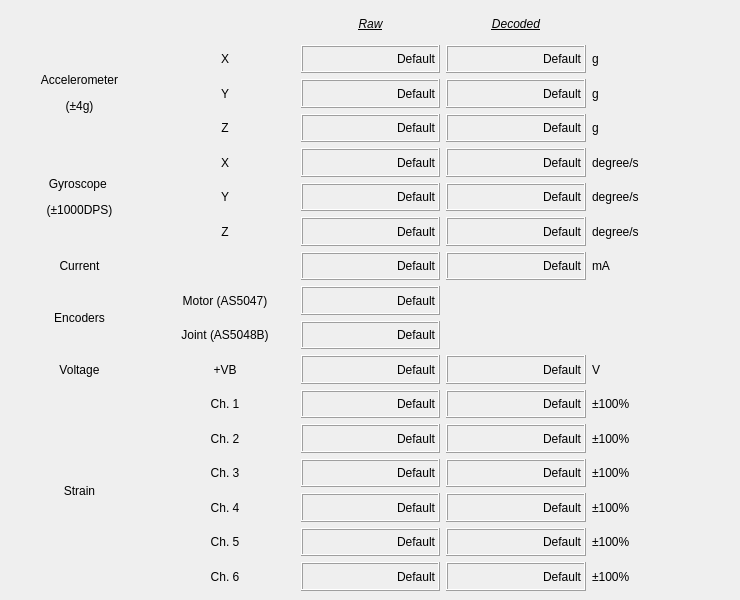
    <widget class="QWidget" name="stream_ricnu">
     <attribute name="title">
      <string>RIC/NU Knee</string>
     </attribute>
     <widget class="QWidget" name="gridLayoutWidget_10">
      <property name="geometry">
       <rect>
        <x>10</x>
        <y>10</y>
        <width>721</width>
        <height>581</height>
       </rect>
      </property>
      <layout class="QGridLayout" name="gridLayout_11">
       <item row="14" column="2">
        <widget class="QLabel" name="ricnu_strain_ch4">
         <property name="autoFillBackground">
          <bool>false</bool>
         </property>
         <property name="frameShape">
          <enum>QFrame::Box</enum>
         </property>
         <property name="frameShadow">
          <enum>QFrame::Raised</enum>
         </property>
         <property name="lineWidth">
          <number>1</number>
         </property>
         <property name="text">
          <string>Default</string>
         </property>
         <property name="alignment">
          <set>Qt::AlignRight|Qt::AlignTrailing|Qt::AlignVCenter</set>
         </property>
        </widget>
       </item>
       <item row="12" column="3">
        <widget class="QLabel" name="ricnu_strain_ch2_d">
         <property name="autoFillBackground">
          <bool>false</bool>
         </property>
         <property name="frameShape">
          <enum>QFrame::Box</enum>
         </property>
         <property name="frameShadow">
          <enum>QFrame::Raised</enum>
         </property>
         <property name="lineWidth">
          <number>1</number>
         </property>
         <property name="text">
          <string>Default</string>
         </property>
         <property name="alignment">
          <set>Qt::AlignRight|Qt::AlignTrailing|Qt::AlignVCenter</set>
         </property>
        </widget>
       </item>
       <item row="2" column="4">
        <widget class="QLabel" name="label_imu_a_y_2">
         <property name="text">
          <string>g</string>
         </property>
        </widget>
       </item>
       <item row="11" column="1">
        <widget class="QLabel" name="label_84">
         <property name="layoutDirection">
          <enum>Qt::LeftToRight</enum>
         </property>
         <property name="text">
          <string>Ch. 1</string>
         </property>
         <property name="alignment">
          <set>Qt::AlignCenter</set>
         </property>
        </widget>
       </item>
       <item row="10" column="0">
        <widget class="QLabel" name="label_93">
         <property name="layoutDirection">
          <enum>Qt::LeftToRight</enum>
         </property>
         <property name="text">
          <string>Voltage</string>
         </property>
         <property name="alignment">
          <set>Qt::AlignCenter</set>
         </property>
        </widget>
       </item>
       <item row="1" column="4">
        <widget class="QLabel" name="label_imu_a_x_2">
         <property name="text">
          <string>&lt;html&gt;&lt;head/&gt;&lt;body&gt;&lt;p&gt;g&lt;/p&gt;&lt;/body&gt;&lt;/html&gt;</string>
         </property>
        </widget>
       </item>
       <item row="7" column="4">
        <widget class="QLabel" name="label_74">
         <property name="text">
          <string>mA</string>
         </property>
        </widget>
       </item>
       <item row="7" column="3">
        <widget class="QLabel" name="ricnu_current_d">
         <property name="autoFillBackground">
          <bool>false</bool>
         </property>
         <property name="frameShape">
          <enum>QFrame::Box</enum>
         </property>
         <property name="frameShadow">
          <enum>QFrame::Raised</enum>
         </property>
         <property name="lineWidth">
          <number>1</number>
         </property>
         <property name="text">
          <string>Default</string>
         </property>
         <property name="alignment">
          <set>Qt::AlignRight|Qt::AlignTrailing|Qt::AlignVCenter</set>
         </property>
        </widget>
       </item>
       <item row="1" column="0" rowspan="3">
        <widget class="QLabel" name="label_76">
         <property name="layoutDirection">
          <enum>Qt::LeftToRight</enum>
         </property>
         <property name="text">
          <string>&lt;html&gt;&lt;head/&gt;&lt;body&gt;&lt;p&gt;Accelerometer&lt;/p&gt;&lt;p&gt;(±4g)&lt;/p&gt;&lt;/body&gt;&lt;/html&gt;</string>
         </property>
         <property name="alignment">
          <set>Qt::AlignCenter</set>
         </property>
        </widget>
       </item>
       <item row="5" column="4">
        <widget class="QLabel" name="label_imu_g_y_2">
         <property name="text">
          <string>degree/s</string>
         </property>
        </widget>
       </item>
       <item row="4" column="0" rowspan="3">
        <widget class="QLabel" name="label_81">
         <property name="layoutDirection">
          <enum>Qt::LeftToRight</enum>
         </property>
         <property name="text">
          <string>&lt;html&gt;&lt;head/&gt;&lt;body&gt;&lt;p&gt;Gyroscope &lt;/p&gt;&lt;p&gt;(±1000DPS)&lt;/p&gt;&lt;/body&gt;&lt;/html&gt;</string>
         </property>
         <property name="alignment">
          <set>Qt::AlignCenter</set>
         </property>
        </widget>
       </item>
       <item row="4" column="1">
        <widget class="QLabel" name="label_80">
         <property name="text">
          <string>X</string>
         </property>
         <property name="alignment">
          <set>Qt::AlignCenter</set>
         </property>
        </widget>
       </item>
       <item row="2" column="1">
        <widget class="QLabel" name="label_83">
         <property name="text">
          <string>Y</string>
         </property>
         <property name="alignment">
          <set>Qt::AlignCenter</set>
         </property>
        </widget>
       </item>
       <item row="1" column="1">
        <widget class="QLabel" name="label_82">
         <property name="text">
          <string>X</string>
         </property>
         <property name="alignment">
          <set>Qt::AlignCenter</set>
         </property>
        </widget>
       </item>
       <item row="6" column="1">
        <widget class="QLabel" name="label_85">
         <property name="text">
          <string>Z</string>
         </property>
         <property name="alignment">
          <set>Qt::AlignCenter</set>
         </property>
        </widget>
       </item>
       <item row="7" column="0">
        <widget class="QLabel" name="label_87">
         <property name="layoutDirection">
          <enum>Qt::LeftToRight</enum>
         </property>
         <property name="text">
          <string>Current</string>
         </property>
         <property name="alignment">
          <set>Qt::AlignCenter</set>
         </property>
        </widget>
       </item>
       <item row="3" column="1">
        <widget class="QLabel" name="label_89">
         <property name="text">
          <string>Z</string>
         </property>
         <property name="alignment">
          <set>Qt::AlignCenter</set>
         </property>
        </widget>
       </item>
       <item row="5" column="1">
        <widget class="QLabel" name="label_88">
         <property name="text">
          <string>Y</string>
         </property>
         <property name="alignment">
          <set>Qt::AlignCenter</set>
         </property>
        </widget>
       </item>
       <item row="8" column="2">
        <widget class="QLabel" name="ricnu_enc_mot">
         <property name="autoFillBackground">
          <bool>false</bool>
         </property>
         <property name="frameShape">
          <enum>QFrame::Box</enum>
         </property>
         <property name="frameShadow">
          <enum>QFrame::Raised</enum>
         </property>
         <property name="lineWidth">
          <number>1</number>
         </property>
         <property name="text">
          <string>Default</string>
         </property>
         <property name="alignment">
          <set>Qt::AlignRight|Qt::AlignTrailing|Qt::AlignVCenter</set>
         </property>
        </widget>
       </item>
       <item row="1" column="2">
        <widget class="QLabel" name="ricnu_accx">
         <property name="autoFillBackground">
          <bool>false</bool>
         </property>
         <property name="frameShape">
          <enum>QFrame::Box</enum>
         </property>
         <property name="frameShadow">
          <enum>QFrame::Raised</enum>
         </property>
         <property name="lineWidth">
          <number>1</number>
         </property>
         <property name="text">
          <string>Default</string>
         </property>
         <property name="alignment">
          <set>Qt::AlignRight|Qt::AlignTrailing|Qt::AlignVCenter</set>
         </property>
        </widget>
       </item>
       <item row="2" column="2">
        <widget class="QLabel" name="ricnu_accy">
         <property name="autoFillBackground">
          <bool>false</bool>
         </property>
         <property name="frameShape">
          <enum>QFrame::Box</enum>
         </property>
         <property name="frameShadow">
          <enum>QFrame::Raised</enum>
         </property>
         <property name="lineWidth">
          <number>1</number>
         </property>
         <property name="text">
          <string>Default</string>
         </property>
         <property name="alignment">
          <set>Qt::AlignRight|Qt::AlignTrailing|Qt::AlignVCenter</set>
         </property>
        </widget>
       </item>
       <item row="3" column="2">
        <widget class="QLabel" name="ricnu_accz">
         <property name="autoFillBackground">
          <bool>false</bool>
         </property>
         <property name="frameShape">
          <enum>QFrame::Box</enum>
         </property>
         <property name="frameShadow">
          <enum>QFrame::Raised</enum>
         </property>
         <property name="lineWidth">
          <number>1</number>
         </property>
         <property name="text">
          <string>Default</string>
         </property>
         <property name="alignment">
          <set>Qt::AlignRight|Qt::AlignTrailing|Qt::AlignVCenter</set>
         </property>
        </widget>
       </item>
       <item row="9" column="2">
        <widget class="QLabel" name="ricnu_enc_joint">
         <property name="autoFillBackground">
          <bool>false</bool>
         </property>
         <property name="frameShape">
          <enum>QFrame::Box</enum>
         </property>
         <property name="frameShadow">
          <enum>QFrame::Raised</enum>
         </property>
         <property name="lineWidth">
          <number>1</number>
         </property>
         <property name="text">
          <string>Default</string>
         </property>
         <property name="alignment">
          <set>Qt::AlignRight|Qt::AlignTrailing|Qt::AlignVCenter</set>
         </property>
        </widget>
       </item>
       <item row="4" column="2">
        <widget class="QLabel" name="ricnu_gyrox">
         <property name="autoFillBackground">
          <bool>false</bool>
         </property>
         <property name="frameShape">
          <enum>QFrame::Box</enum>
         </property>
         <property name="frameShadow">
          <enum>QFrame::Raised</enum>
         </property>
         <property name="lineWidth">
          <number>1</number>
         </property>
         <property name="text">
          <string>Default</string>
         </property>
         <property name="alignment">
          <set>Qt::AlignRight|Qt::AlignTrailing|Qt::AlignVCenter</set>
         </property>
        </widget>
       </item>
       <item row="5" column="2">
        <widget class="QLabel" name="ricnu_gyroy">
         <property name="autoFillBackground">
          <bool>false</bool>
         </property>
         <property name="frameShape">
          <enum>QFrame::Box</enum>
         </property>
         <property name="frameShadow">
          <enum>QFrame::Raised</enum>
         </property>
         <property name="lineWidth">
          <number>1</number>
         </property>
         <property name="text">
          <string>Default</string>
         </property>
         <property name="alignment">
          <set>Qt::AlignRight|Qt::AlignTrailing|Qt::AlignVCenter</set>
         </property>
        </widget>
       </item>
       <item row="7" column="2">
        <widget class="QLabel" name="ricnu_current">
         <property name="autoFillBackground">
          <bool>false</bool>
         </property>
         <property name="frameShape">
          <enum>QFrame::Box</enum>
         </property>
         <property name="frameShadow">
          <enum>QFrame::Raised</enum>
         </property>
         <property name="lineWidth">
          <number>1</number>
         </property>
         <property name="text">
          <string>Default</string>
         </property>
         <property name="alignment">
          <set>Qt::AlignRight|Qt::AlignTrailing|Qt::AlignVCenter</set>
         </property>
        </widget>
       </item>
       <item row="6" column="2">
        <widget class="QLabel" name="ricnu_gyroz">
         <property name="autoFillBackground">
          <bool>false</bool>
         </property>
         <property name="frameShape">
          <enum>QFrame::Box</enum>
         </property>
         <property name="frameShadow">
          <enum>QFrame::Raised</enum>
         </property>
         <property name="lineWidth">
          <number>1</number>
         </property>
         <property name="text">
          <string>Default</string>
         </property>
         <property name="alignment">
          <set>Qt::AlignRight|Qt::AlignTrailing|Qt::AlignVCenter</set>
         </property>
        </widget>
       </item>
       <item row="6" column="3">
        <widget class="QLabel" name="ricnu_gyroz_d">
         <property name="autoFillBackground">
          <bool>false</bool>
         </property>
         <property name="frameShape">
          <enum>QFrame::Box</enum>
         </property>
         <property name="frameShadow">
          <enum>QFrame::Raised</enum>
         </property>
         <property name="lineWidth">
          <number>1</number>
         </property>
         <property name="text">
          <string>Default</string>
         </property>
         <property name="alignment">
          <set>Qt::AlignRight|Qt::AlignTrailing|Qt::AlignVCenter</set>
         </property>
        </widget>
       </item>
       <item row="2" column="3">
        <widget class="QLabel" name="ricnu_accy_d">
         <property name="autoFillBackground">
          <bool>false</bool>
         </property>
         <property name="frameShape">
          <enum>QFrame::Box</enum>
         </property>
         <property name="frameShadow">
          <enum>QFrame::Raised</enum>
         </property>
         <property name="lineWidth">
          <number>1</number>
         </property>
         <property name="text">
          <string>Default</string>
         </property>
         <property name="alignment">
          <set>Qt::AlignRight|Qt::AlignTrailing|Qt::AlignVCenter</set>
         </property>
        </widget>
       </item>
       <item row="4" column="3">
        <widget class="QLabel" name="ricnu_gyrox_d">
         <property name="autoFillBackground">
          <bool>false</bool>
         </property>
         <property name="frameShape">
          <enum>QFrame::Box</enum>
         </property>
         <property name="frameShadow">
          <enum>QFrame::Raised</enum>
         </property>
         <property name="lineWidth">
          <number>1</number>
         </property>
         <property name="text">
          <string>Default</string>
         </property>
         <property name="alignment">
          <set>Qt::AlignRight|Qt::AlignTrailing|Qt::AlignVCenter</set>
         </property>
        </widget>
       </item>
       <item row="1" column="3">
        <widget class="QLabel" name="ricnu_accx_d">
         <property name="autoFillBackground">
          <bool>false</bool>
         </property>
         <property name="frameShape">
          <enum>QFrame::Box</enum>
         </property>
         <property name="frameShadow">
          <enum>QFrame::Raised</enum>
         </property>
         <property name="lineWidth">
          <number>1</number>
         </property>
         <property name="text">
          <string>Default</string>
         </property>
         <property name="alignment">
          <set>Qt::AlignRight|Qt::AlignTrailing|Qt::AlignVCenter</set>
         </property>
        </widget>
       </item>
       <item row="10" column="4">
        <widget class="QLabel" name="label_91">
         <property name="text">
          <string>V</string>
         </property>
        </widget>
       </item>
       <item row="4" column="4">
        <widget class="QLabel" name="label_imu_g_x_2">
         <property name="text">
          <string>degree/s</string>
         </property>
        </widget>
       </item>
       <item row="6" column="4">
        <widget class="QLabel" name="label_imu_g_z_2">
         <property name="text">
          <string>degree/s</string>
         </property>
        </widget>
       </item>
       <item row="3" column="3">
        <widget class="QLabel" name="ricnu_accz_d">
         <property name="autoFillBackground">
          <bool>false</bool>
         </property>
         <property name="frameShape">
          <enum>QFrame::Box</enum>
         </property>
         <property name="frameShadow">
          <enum>QFrame::Raised</enum>
         </property>
         <property name="lineWidth">
          <number>1</number>
         </property>
         <property name="text">
          <string>Default</string>
         </property>
         <property name="alignment">
          <set>Qt::AlignRight|Qt::AlignTrailing|Qt::AlignVCenter</set>
         </property>
        </widget>
       </item>
       <item row="5" column="3">
        <widget class="QLabel" name="ricnu_gyroy_d">
         <property name="autoFillBackground">
          <bool>false</bool>
         </property>
         <property name="frameShape">
          <enum>QFrame::Box</enum>
         </property>
         <property name="frameShadow">
          <enum>QFrame::Raised</enum>
         </property>
         <property name="lineWidth">
          <number>1</number>
         </property>
         <property name="text">
          <string>Default</string>
         </property>
         <property name="alignment">
          <set>Qt::AlignRight|Qt::AlignTrailing|Qt::AlignVCenter</set>
         </property>
        </widget>
       </item>
       <item row="3" column="4">
        <widget class="QLabel" name="label_imu_a_z_2">
         <property name="text">
          <string>g</string>
         </property>
        </widget>
       </item>
       <item row="10" column="1">
        <widget class="QLabel" name="label_92">
         <property name="layoutDirection">
          <enum>Qt::LeftToRight</enum>
         </property>
         <property name="text">
          <string>+VB</string>
         </property>
         <property name="alignment">
          <set>Qt::AlignCenter</set>
         </property>
        </widget>
       </item>
       <item row="0" column="2">
        <widget class="QLabel" name="label_94">
         <property name="text">
          <string>&lt;html&gt;&lt;head/&gt;&lt;body&gt;&lt;p&gt;&lt;span style=&quot; font-style:italic; text-decoration: underline;&quot;&gt;Raw&lt;/span&gt;&lt;/p&gt;&lt;/body&gt;&lt;/html&gt;</string>
         </property>
         <property name="alignment">
          <set>Qt::AlignCenter</set>
         </property>
        </widget>
       </item>
       <item row="10" column="2">
        <widget class="QLabel" name="ricnu_vb">
         <property name="autoFillBackground">
          <bool>false</bool>
         </property>
         <property name="frameShape">
          <enum>QFrame::Box</enum>
         </property>
         <property name="frameShadow">
          <enum>QFrame::Raised</enum>
         </property>
         <property name="lineWidth">
          <number>1</number>
         </property>
         <property name="text">
          <string>Default</string>
         </property>
         <property name="alignment">
          <set>Qt::AlignRight|Qt::AlignTrailing|Qt::AlignVCenter</set>
         </property>
        </widget>
       </item>
       <item row="10" column="3">
        <widget class="QLabel" name="ricnu_vb_d">
         <property name="autoFillBackground">
          <bool>false</bool>
         </property>
         <property name="frameShape">
          <enum>QFrame::Box</enum>
         </property>
         <property name="frameShadow">
          <enum>QFrame::Raised</enum>
         </property>
         <property name="lineWidth">
          <number>1</number>
         </property>
         <property name="text">
          <string>Default</string>
         </property>
         <property name="alignment">
          <set>Qt::AlignRight|Qt::AlignTrailing|Qt::AlignVCenter</set>
         </property>
        </widget>
       </item>
       <item row="0" column="3">
        <widget class="QLabel" name="label_99">
         <property name="text">
          <string>&lt;html&gt;&lt;head/&gt;&lt;body&gt;&lt;p&gt;&lt;span style=&quot; font-style:italic; text-decoration: underline;&quot;&gt;Decoded&lt;/span&gt;&lt;/p&gt;&lt;/body&gt;&lt;/html&gt;</string>
         </property>
         <property name="alignment">
          <set>Qt::AlignCenter</set>
         </property>
        </widget>
       </item>
       <item row="8" column="1">
        <widget class="QLabel" name="label_95">
         <property name="layoutDirection">
          <enum>Qt::LeftToRight</enum>
         </property>
         <property name="text">
          <string>Motor (AS5047)</string>
         </property>
         <property name="alignment">
          <set>Qt::AlignCenter</set>
         </property>
        </widget>
       </item>
       <item row="9" column="1">
        <widget class="QLabel" name="label_96">
         <property name="layoutDirection">
          <enum>Qt::LeftToRight</enum>
         </property>
         <property name="text">
          <string>Joint (AS5048B)</string>
         </property>
         <property name="alignment">
          <set>Qt::AlignCenter</set>
         </property>
        </widget>
       </item>
       <item row="8" column="0" rowspan="2">
        <widget class="QLabel" name="label_78">
         <property name="layoutDirection">
          <enum>Qt::LeftToRight</enum>
         </property>
         <property name="text">
          <string>Encoders</string>
         </property>
         <property name="alignment">
          <set>Qt::AlignCenter</set>
         </property>
        </widget>
       </item>
       <item row="14" column="1">
        <widget class="QLabel" name="label_77">
         <property name="layoutDirection">
          <enum>Qt::LeftToRight</enum>
         </property>
         <property name="text">
          <string>Ch. 4</string>
         </property>
         <property name="alignment">
          <set>Qt::AlignCenter</set>
         </property>
        </widget>
       </item>
       <item row="12" column="1">
        <widget class="QLabel" name="label_75">
         <property name="layoutDirection">
          <enum>Qt::LeftToRight</enum>
         </property>
         <property name="text">
          <string>Ch. 2</string>
         </property>
         <property name="alignment">
          <set>Qt::AlignCenter</set>
         </property>
        </widget>
       </item>
       <item row="13" column="1">
        <widget class="QLabel" name="label_86">
         <property name="layoutDirection">
          <enum>Qt::LeftToRight</enum>
         </property>
         <property name="text">
          <string>Ch. 3</string>
         </property>
         <property name="alignment">
          <set>Qt::AlignCenter</set>
         </property>
        </widget>
       </item>
       <item row="15" column="1">
        <widget class="QLabel" name="label_79">
         <property name="layoutDirection">
          <enum>Qt::LeftToRight</enum>
         </property>
         <property name="text">
          <string>Ch. 5</string>
         </property>
         <property name="alignment">
          <set>Qt::AlignCenter</set>
         </property>
        </widget>
       </item>
       <item row="16" column="1">
        <widget class="QLabel" name="label_73">
         <property name="layoutDirection">
          <enum>Qt::LeftToRight</enum>
         </property>
         <property name="text">
          <string>Ch. 6</string>
         </property>
         <property name="alignment">
          <set>Qt::AlignCenter</set>
         </property>
        </widget>
       </item>
       <item row="11" column="2">
        <widget class="QLabel" name="ricnu_strain_ch1">
         <property name="autoFillBackground">
          <bool>false</bool>
         </property>
         <property name="frameShape">
          <enum>QFrame::Box</enum>
         </property>
         <property name="frameShadow">
          <enum>QFrame::Raised</enum>
         </property>
         <property name="lineWidth">
          <number>1</number>
         </property>
         <property name="text">
          <string>Default</string>
         </property>
         <property name="alignment">
          <set>Qt::AlignRight|Qt::AlignTrailing|Qt::AlignVCenter</set>
         </property>
        </widget>
       </item>
       <item row="11" column="0" rowspan="6">
        <widget class="QLabel" name="label_97">
         <property name="layoutDirection">
          <enum>Qt::LeftToRight</enum>
         </property>
         <property name="text">
          <string>Strain</string>
         </property>
         <property name="alignment">
          <set>Qt::AlignCenter</set>
         </property>
        </widget>
       </item>
       <item row="11" column="3">
        <widget class="QLabel" name="ricnu_strain_ch1_d">
         <property name="autoFillBackground">
          <bool>false</bool>
         </property>
         <property name="frameShape">
          <enum>QFrame::Box</enum>
         </property>
         <property name="frameShadow">
          <enum>QFrame::Raised</enum>
         </property>
         <property name="lineWidth">
          <number>1</number>
         </property>
         <property name="text">
          <string>Default</string>
         </property>
         <property name="alignment">
          <set>Qt::AlignRight|Qt::AlignTrailing|Qt::AlignVCenter</set>
         </property>
        </widget>
       </item>
       <item row="12" column="2">
        <widget class="QLabel" name="ricnu_strain_ch2">
         <property name="autoFillBackground">
          <bool>false</bool>
         </property>
         <property name="frameShape">
          <enum>QFrame::Box</enum>
         </property>
         <property name="frameShadow">
          <enum>QFrame::Raised</enum>
         </property>
         <property name="lineWidth">
          <number>1</number>
         </property>
         <property name="text">
          <string>Default</string>
         </property>
         <property name="alignment">
          <set>Qt::AlignRight|Qt::AlignTrailing|Qt::AlignVCenter</set>
         </property>
        </widget>
       </item>
       <item row="13" column="3">
        <widget class="QLabel" name="ricnu_strain_ch3_d">
         <property name="autoFillBackground">
          <bool>false</bool>
         </property>
         <property name="frameShape">
          <enum>QFrame::Box</enum>
         </property>
         <property name="frameShadow">
          <enum>QFrame::Raised</enum>
         </property>
         <property name="lineWidth">
          <number>1</number>
         </property>
         <property name="text">
          <string>Default</string>
         </property>
         <property name="alignment">
          <set>Qt::AlignRight|Qt::AlignTrailing|Qt::AlignVCenter</set>
         </property>
        </widget>
       </item>
       <item row="13" column="2">
        <widget class="QLabel" name="ricnu_strain_ch3">
         <property name="autoFillBackground">
          <bool>false</bool>
         </property>
         <property name="frameShape">
          <enum>QFrame::Box</enum>
         </property>
         <property name="frameShadow">
          <enum>QFrame::Raised</enum>
         </property>
         <property name="lineWidth">
          <number>1</number>
         </property>
         <property name="text">
          <string>Default</string>
         </property>
         <property name="alignment">
          <set>Qt::AlignRight|Qt::AlignTrailing|Qt::AlignVCenter</set>
         </property>
        </widget>
       </item>
       <item row="14" column="3">
        <widget class="QLabel" name="ricnu_strain_ch4_d">
         <property name="autoFillBackground">
          <bool>false</bool>
         </property>
         <property name="frameShape">
          <enum>QFrame::Box</enum>
         </property>
         <property name="frameShadow">
          <enum>QFrame::Raised</enum>
         </property>
         <property name="lineWidth">
          <number>1</number>
         </property>
         <property name="text">
          <string>Default</string>
         </property>
         <property name="alignment">
          <set>Qt::AlignRight|Qt::AlignTrailing|Qt::AlignVCenter</set>
         </property>
        </widget>
       </item>
       <item row="15" column="2">
        <widget class="QLabel" name="ricnu_strain_ch5">
         <property name="autoFillBackground">
          <bool>false</bool>
         </property>
         <property name="frameShape">
          <enum>QFrame::Box</enum>
         </property>
         <property name="frameShadow">
          <enum>QFrame::Raised</enum>
         </property>
         <property name="lineWidth">
          <number>1</number>
         </property>
         <property name="text">
          <string>Default</string>
         </property>
         <property name="alignment">
          <set>Qt::AlignRight|Qt::AlignTrailing|Qt::AlignVCenter</set>
         </property>
        </widget>
       </item>
       <item row="15" column="3">
        <widget class="QLabel" name="ricnu_strain_ch5_d">
         <property name="autoFillBackground">
          <bool>false</bool>
         </property>
         <property name="frameShape">
          <enum>QFrame::Box</enum>
         </property>
         <property name="frameShadow">
          <enum>QFrame::Raised</enum>
         </property>
         <property name="lineWidth">
          <number>1</number>
         </property>
         <property name="text">
          <string>Default</string>
         </property>
         <property name="alignment">
          <set>Qt::AlignRight|Qt::AlignTrailing|Qt::AlignVCenter</set>
         </property>
        </widget>
       </item>
       <item row="16" column="3">
        <widget class="QLabel" name="ricnu_strain_ch6_d">
         <property name="autoFillBackground">
          <bool>false</bool>
         </property>
         <property name="frameShape">
          <enum>QFrame::Box</enum>
         </property>
         <property name="frameShadow">
          <enum>QFrame::Raised</enum>
         </property>
         <property name="lineWidth">
          <number>1</number>
         </property>
         <property name="text">
          <string>Default</string>
         </property>
         <property name="alignment">
          <set>Qt::AlignRight|Qt::AlignTrailing|Qt::AlignVCenter</set>
         </property>
        </widget>
       </item>
       <item row="11" column="4">
        <widget class="QLabel" name="label_90">
         <property name="text">
          <string>±100%</string>
         </property>
        </widget>
       </item>
       <item row="12" column="4">
        <widget class="QLabel" name="label_98">
         <property name="text">
          <string>±100%</string>
         </property>
        </widget>
       </item>
       <item row="13" column="4">
        <widget class="QLabel" name="label_101">
         <property name="text">
          <string>±100%</string>
         </property>
        </widget>
       </item>
       <item row="16" column="2">
        <widget class="QLabel" name="ricnu_strain_ch6">
         <property name="autoFillBackground">
          <bool>false</bool>
         </property>
         <property name="frameShape">
          <enum>QFrame::Box</enum>
         </property>
         <property name="frameShadow">
          <enum>QFrame::Raised</enum>
         </property>
         <property name="lineWidth">
          <number>1</number>
         </property>
         <property name="text">
          <string>Default</string>
         </property>
         <property name="alignment">
          <set>Qt::AlignRight|Qt::AlignTrailing|Qt::AlignVCenter</set>
         </property>
        </widget>
       </item>
       <item row="14" column="4">
        <widget class="QLabel" name="label_102">
         <property name="text">
          <string>±100%</string>
         </property>
        </widget>
       </item>
       <item row="15" column="4">
        <widget class="QLabel" name="label_103">
         <property name="text">
          <string>±100%</string>
         </property>
        </widget>
       </item>
       <item row="16" column="4">
        <widget class="QLabel" name="label_104">
         <property name="text">
          <string>±100%</string>
         </property>
        </widget>
       </item>
      </layout>
     </widget>
    </widget>
